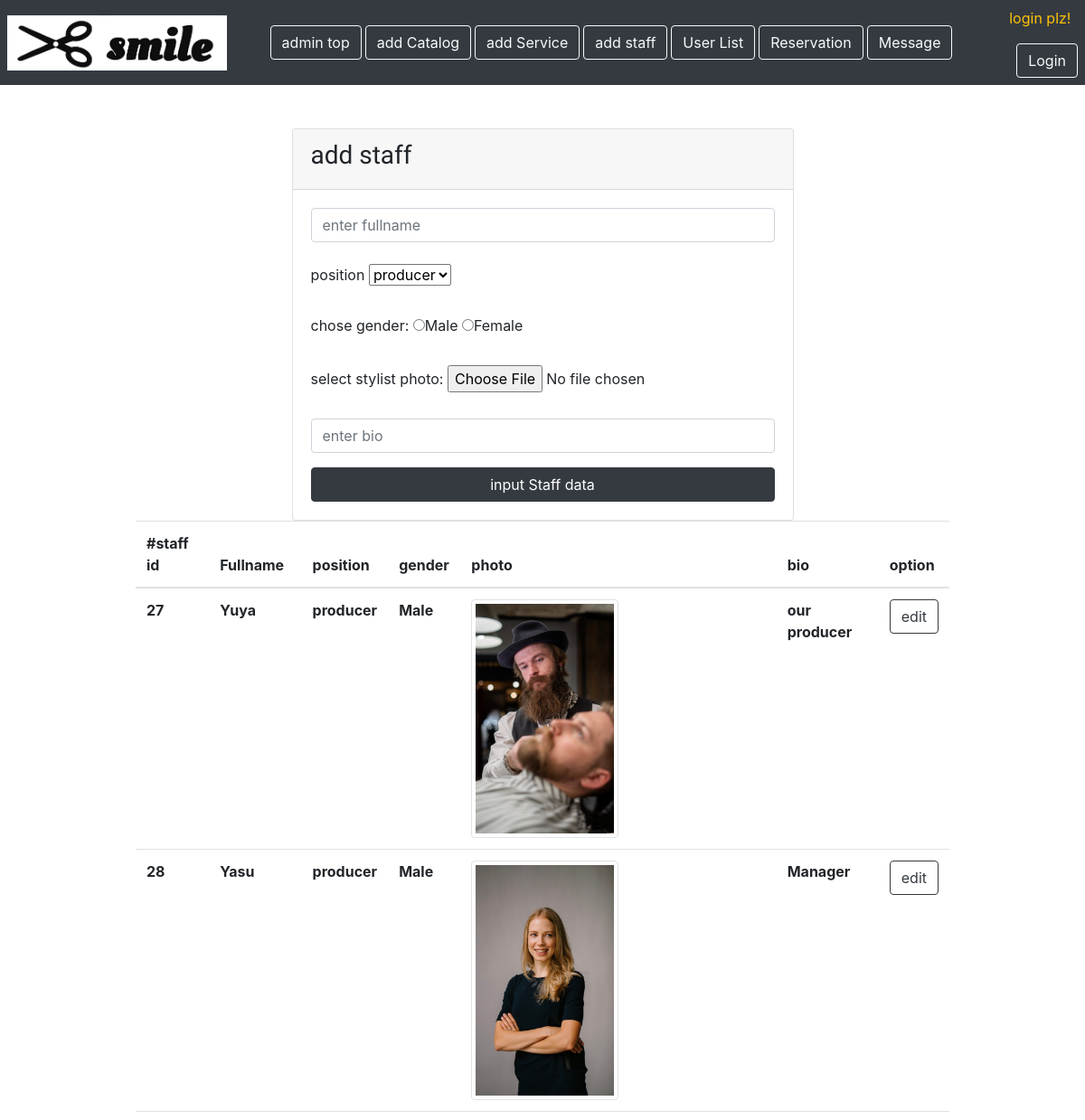
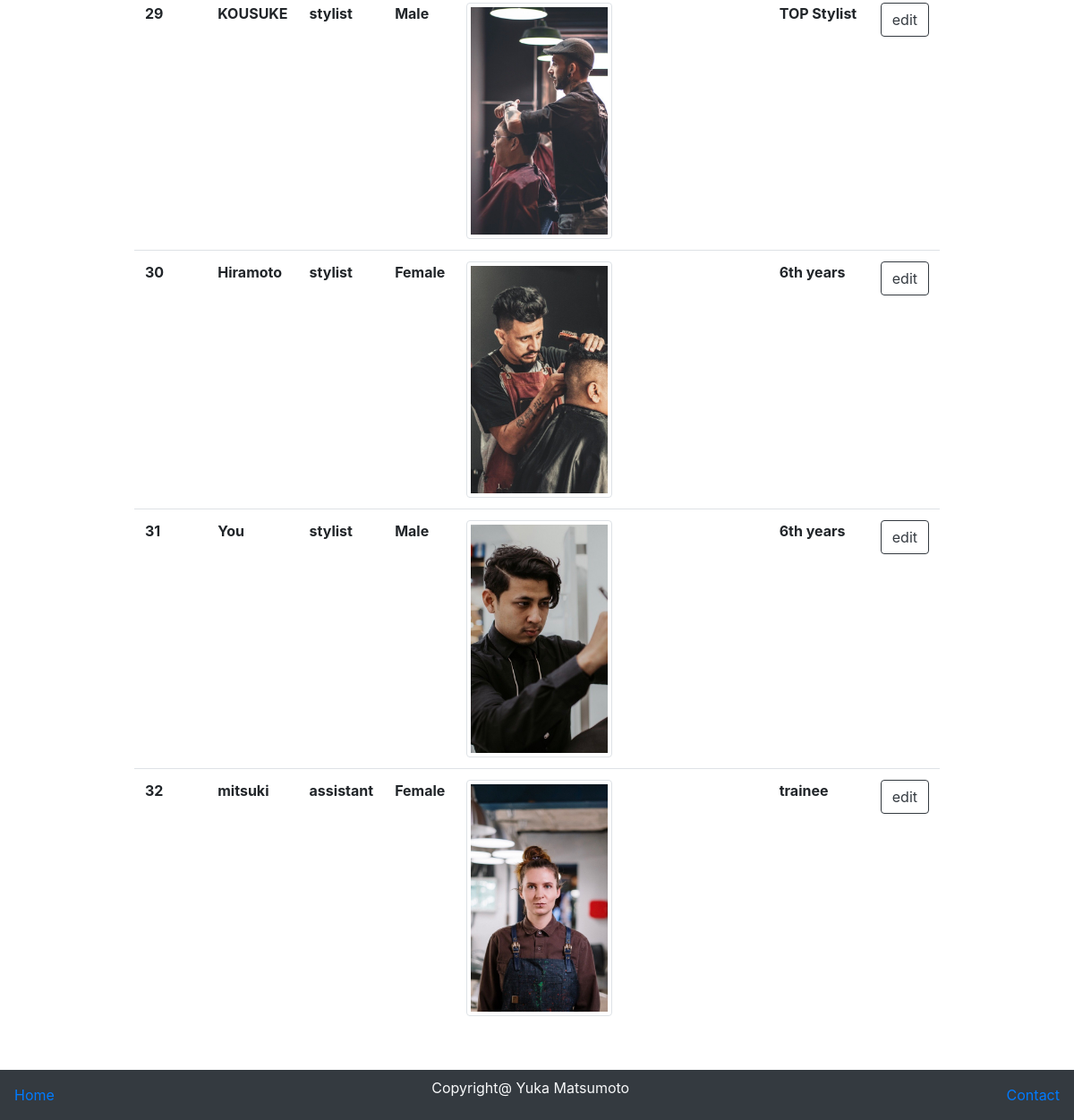
The page /addStaff.php on the database as committed earlier (2 pictures, top to bottom).
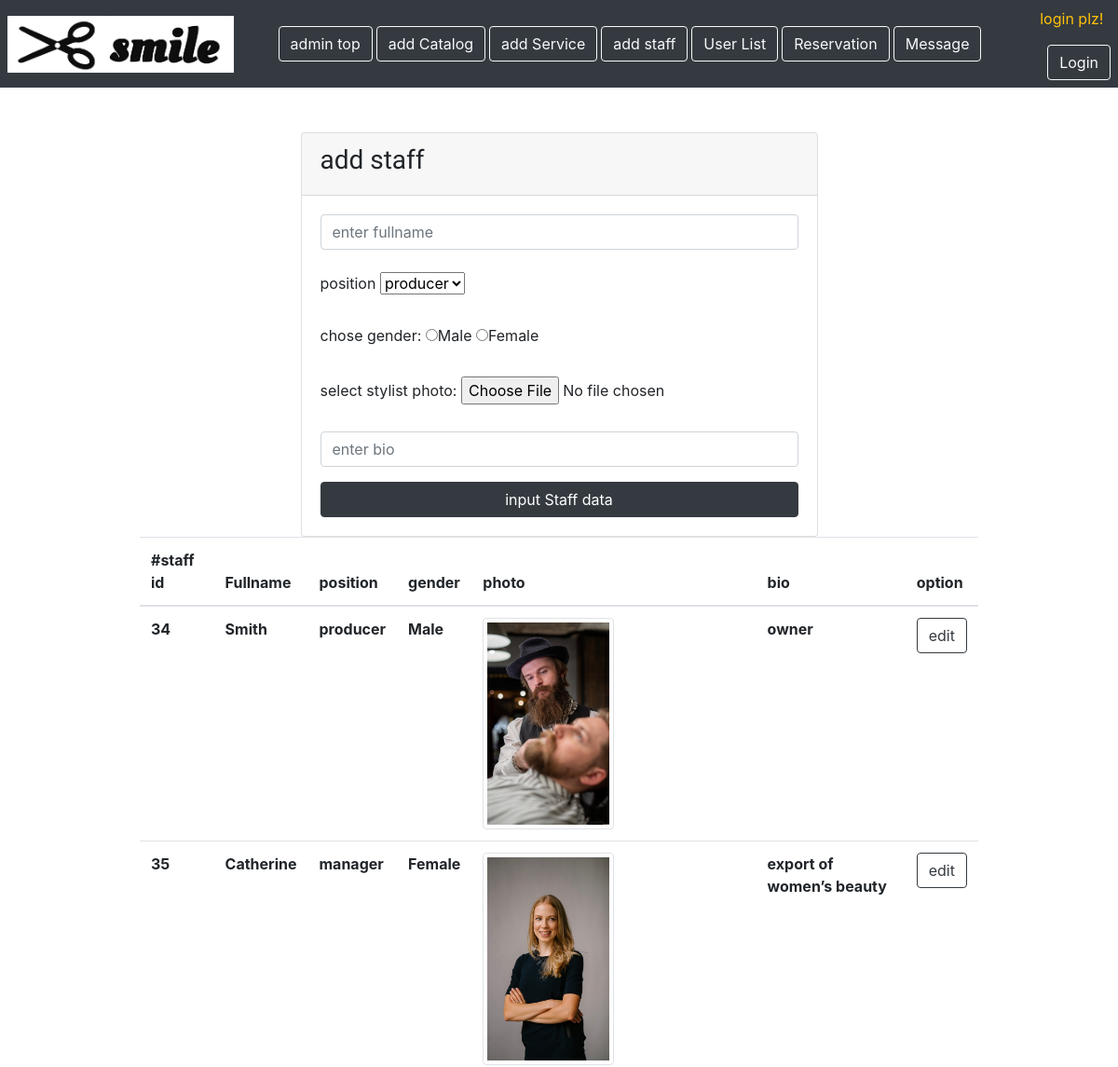
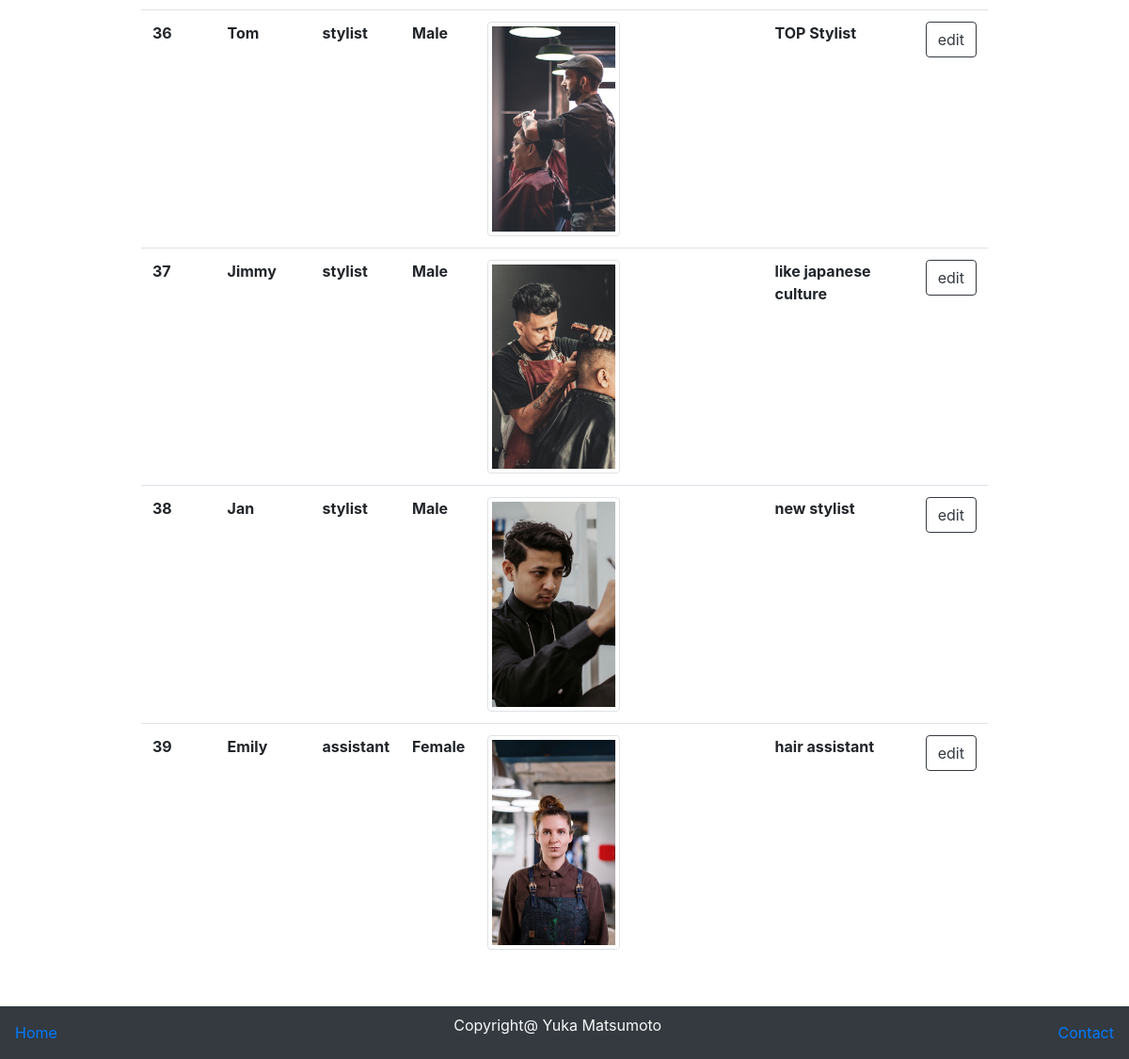
The same page on the database as committed later (2 pictures, top to bottom).
### tables this page shows
CREATE TABLE `staff` (
  `staff_id` int(11) NOT NULL,
  `staff_name` varchar(30) NOT NULL,
  `position` varchar(100) NOT NULL,
  `staff_gender` varchar(10) NOT NULL,
  `staff_photo` varchar(100) NOT NULL,
  `staff_bio` varchar(100) NOT NULL
);

### classes/connection.php (called while the page is built, shortened)
<?php
class Connection{
    private $servername="localhost";
    private $username ="root";
    private $password ="root";
    private $db_name ="hairsalon";
    function __construct(){
        $this->conn = new mysqli($this->servername,$this->username,$this->password,$this->db_name);
        if($this->conn->connect_error){
            die('error connection to database'.$this->conn->connect_error);
        }else{
            return $this->conn;
        }
    }
}
?>

### hairsalonAction.php (called while the page is built, shortened)
<?php
include 'classes/Hairsalon.php';
$Hairsalon= new Hairsalon;
?>

### classes/Hairsalon.php (called while the page is built, shortened)
<?php
include 'connection.php';
class Hairsalon extends Connection{
function displayStaff(){
    $sql="SELECT * FROM staff ";
    $result=$this->conn->query($sql);
    if($result->num_rows>0){
        while($rows =$result->fetch_assoc()){
            $row[]=$rows;
        }
        return $row;
    }else{
        return FALSE;
    }
}
}
?>

### addStaff.php (the view, shortened to what this page needs)
<?php
include 'adminMenu.php';
$staffList=$Hairsalon->displayStaff();
?>
<!doctype html>
<html lang="en">
  <head>
    <link rel="stylesheet" href="https://stackpath.bootstrapcdn.com/bootstrap/4.3.1/css/bootstrap.min.css">
  </head>
  <body>
    <div class="container">
        <div class="card w-50 mt-5 mx-auto">
            <div class="card-header">
                <h3>add staff </h3>
            </div>
            <div class="card-body">
                <form action="hairsalonAction.php" method="post" enctype="multipart/form-data">
                    <input type="text" name="staff_name" id="" placeholder="enter fullname" class="form-control" required>
                    <br>
                    <label for="">position</label>
                    <select name="position" id="" required>
                        <option value="producer" class="form-control">producer</option>
                    </select>
                    <br>
                    <br>
                    <label for=""> chose gender:</label>
                    <input type="radio" name="staff_gender" id="" value="Male">Male
                    <input type="radio" name="staff_gender" id="" value="Female">Female
                    <br>
                    <br>
                    <label for="">select stylist photo:</label>
                    <input type="file" name="s_photo" id="">
                    <br>
                    <br>
                    <input type="text" name="bio" placeholder="enter bio" class="form-control" required>
                    <button type="submit" name="input" class="btn btn-dark btn-block mt-3">input Staff data</button>
                </form>
            </div>
        </div>
    </div>
    <div class="w-75 mx-auto">
        <table class="table table-hover">
          <thead>
            <tr>
              <th>#staff id</th>
              <th>Fullname</th>
              <th>position</th>
              <th>gender</th>
              <th>photo</th>
              <th>bio</th>
              <th>option</th>
            </tr>
          </thead>
          <tbody>
            <?php
              foreach($staffList as $row ){
                $staffID = $row['staff_id'];
                echo" <tr>";
                    echo "<th>".$row['staff_id']."</th>";
                    echo "<th>".$row['staff_name']."</th>";
                    echo "<th>".$row['position']."</th>";
                    echo "<th>".$row['staff_gender']."</th>";
                    echo "<th>";
                    if(!empty($row['staff_photo'])){
                        $sphoto = $row['staff_photo'];
                        echo "<img src='upload/admin/$sphoto' alt='reviewPhoto' class='img-thumbnail w-50'>";
                    }else{
                        echo "<img src='asset/smile.jpg' alt='image now printing' class='img-thumbnail w-50'>";
                    }
                    echo "</th>";
                    echo "<th>".$row['staff_bio']."</th>";
                    echo "<th><a href='editStaff.php?staff_id=$staffID' role='button' class='btn btn-outline-dark'>edit</a></th>";
                echo "</tr>";
              }
            ?>
          </tbody>
        </table>
    </div>
    <nav class="nav navbar bg-dark mt-5">
      <a href="dashboard.php" >Home</a>
      <p class="text-light">Copyright@ Yuka Matsumoto</p>
      <a href="contactpage.php">Contact</a>
    </nav>
  </body>
</html>

Rows that differ between the two databases and show on the page:
removed staff: staff_id "27", staff_name "Yuya", position "producer", staff_gender "Male", staff_photo (picture), staff_bio "our producer"
removed staff: staff_id "28", staff_name "Yasu", position "producer", staff_gender "Male", staff_photo (picture), staff_bio "Manager"
removed staff: staff_id "29", staff_name "KOUSUKE", position "stylist", staff_gender "Male", staff_photo (picture), staff_bio "TOP Stylist"
removed staff: staff_id "30", staff_name "Hiramoto", position "stylist", staff_gender "Female", staff_photo (picture), staff_bio "6th years"
removed staff: staff_id "31", staff_name "You", position "stylist", staff_gender "Male", staff_photo (picture), staff_bio "6th years"
removed staff: staff_id "32", staff_name "mitsuki", position "assistant", staff_gender "Female", staff_photo (picture), staff_bio "trainee"
added staff: staff_id "34", staff_name "Smith", position "producer", staff_gender "Male", staff_photo (picture), staff_bio "owner"
added staff: staff_id "35", staff_name "Catherine", position "manager", staff_gender "Female", staff_photo (picture), staff_bio "export of women’s beauty"
added staff: staff_id "36", staff_name "Tom", position "stylist", staff_gender "Male", staff_photo (picture), staff_bio "TOP Stylist"
added staff: staff_id "37", staff_name "Jimmy", position "stylist", staff_gender "Male", staff_photo (picture), staff_bio "like japanese culture"
added staff: staff_id "38", staff_name "Jan", position "stylist", staff_gender "Male", staff_photo (picture), staff_bio "new stylist"
added staff: staff_id "39", staff_name "Emily", position "assistant", staff_gender "Female", staff_photo (picture), staff_bio "hair assistant"
